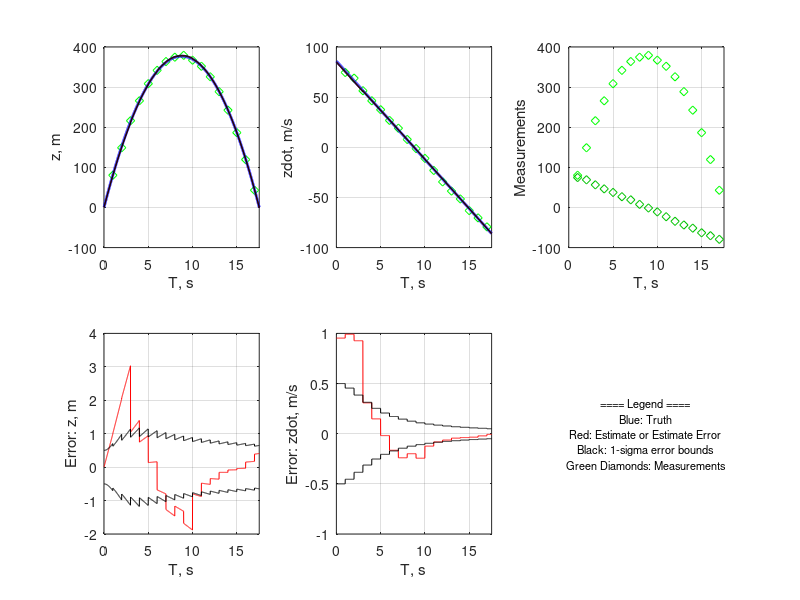

Write MATLAB code to recreate this figure.
% ekf_driver.m
%
% Driver for Extended Kalman Filter simulation
%   Truth:
%     x:     True state vector, length n (nx1 column vector)
%     ymeas: Measurement vector, length m (mx1 column vector)
%   EKF Estimate:
%     xhat: Estimated state vector, nx1
%     P: Error covariance matrix, nxn
%     Q: Process noise covariance matrix, nxn
%     R: Measurement noise covariance matrix, mxm
%
% Code structure:
%    Initialize parameters, truth, EKF, logging, etc.
%    Time loop
%       Propagate Truth
%       Acquire measurement (if applicable)
%       Perform EKF
%       Log data
%    End time loop
%    Make plots
%
% Developed for JHU EP 525.661, UAV Systems & Control
%   

% Set simulation parameters
dt = .01;   % Sim time step, s
tMax = 20;  % Max time, s
g = 9.81;

% Define x state names (succinctly for plot labels)
xNames={'z, m', 'zdot, m/s'};
%xNames{end+1}='zdot, m/s';

% Set true initial state vector (nx1 if multidimensional)
x = [0; 85+1*randn];
len = length(x);
sigma_trueProcessNoise = [0; 0]; % nx1 (units of states)

% Set measurement parameters:
sigma_trueMeasNoise = [1.5;1.5]; % mx1 (units of measurements)
dtMeas=1; % measurement time interval, s
tNextMeas=dtMeas; % specifies next measurement time

% Initialize EKF (tuning parameters, initial estimate & uncertainty)
%  Note: EKF designer may or may not accurately know the true statistics.
sigma_ekfInitUncertainty = [0.5; 0.5]; % nx1 (units of states)
sigma_ekfProcessNoise =[0.001; 0.001]; % nx1 (units of states)
sigma_ekfMeasNoise = sigma_trueMeasNoise;
P = diag(sigma_ekfInitUncertainty.^2); % nxn (Initial P)
Q = diag(sigma_ekfProcessNoise.^2); % nxn
R = diag(sigma_ekfMeasNoise.^2); % mxm
xhat = [0; 85]; % nx1 (Initial xhat)

% For retaining history
tHistory = []; % Time vector
xHistory = []; % True state vectors (n columns)
yHistory = []; % True measurement vectors (m columns)
xhatHistory = []; % Estimated measurement vectors (n columns)
pHistory = []; % P diagonal elements (n columns)

% Time Loop
t=0;
while t<tMax

    %============================
    % True state propagation
    
    % Define state derivatives, xdot = f(x,...) + process noise
    fTrue = [x(2); -g];
    xdot = fTrue + sigma_trueProcessNoise/sqrt(dt).*randn(size(sigma_trueProcessNoise));

    % Propagate states and time
    x = x + xdot*dt;        % simple Euler integration
    t = t + dt;                 

    % Stopping criteria (e.g. if altitude<0 )
    if x(1)<=0
        break;
    end
    
    %============================
    % Periodically perform actual noisy measurement
    %   ymeas: actual measurement (mx1 if multidimensional)
    if t>=tNextMeas
        hTrue = x; % Perfect measurement (prior to adding noise)
        ymeas = hTrue + sigma_trueMeasNoise.*randn(size(sigma_trueMeasNoise));
        meas_available=1;
        tNextMeas = t+dtMeas-dt/2; % Determine next meas. time (dt/2 accounts for rounding errors)
    else
        % Set to nan vector if no measurement available
        ymeas=nan*ones(size(sigma_trueMeasNoise));    
        meas_available=0;
    end

    %==================
    % EKF processing
    
    % Propagation of previous state estimate to current time
    N=10; % Number of sub-steps for propagation each sample period
    for counter=1:N % Prediction step (N sub-steps)
        % Define state derivatives model f(), where xhatDot = f(xhat,...)
        f = [xhat(2); -g]; % nx1 (function of xhat, not x)
        
        % Define A, Linearization (Jacobian) of f(xhat,...) wrt xhat  (nxn matrix)
        A = [0 1; 0 0]; % nxn (function of xhat, not x)
        
        % State estimate propagate to sub-step N
        xhat = xhat + (dt/N)*f; % function of "dt", not "dtMeas"
        
        % Covariance matrix propagated to sub-step N
        P = P + (dt/N)*(A*P + P*A' + Q); % function of "dt", not "dtMeas"
        P = real(.5*P + .5*P'); % Make sure P stays real and symmetric
    end
    
    % State estimate correction at measurement
    if meas_available
        % Note: ymeas is the mx1 vector of actual measurements
        
        % Mathematical model of measurements based on xhat: yhat=h(xhat,...)
        h = xhat; % mx1 (function of xhat, not x) 
        
        % Define C: Linearization (Jacobian) of h(xhat,...) wrt xhat (mxn matrix)
        C = [1 0; 0 1]; % mxn (function of xhat, not x)
        
        % Kalman Gain matrix, nxm
        %  L: weightings to map measurement residuals into state estimates
        L = (P*C')/(C*P*C' + R);
        
        % States updated with measurement information
        xhat = xhat + L*(ymeas - h); % function of xhat, L, ymeas and h
        
        % Covariance matrix updated with measurement information
        I = eye(length(xhat)); % nxn identity matrix
        P = (I - L*C)*P; % function of I, L, C & P
        P = real(.5*P + .5*P'); % Make sure P stays real and symmetric        
    end

    %====================
    % Retain history
    tHistory(end+1,:) = t';    
    xHistory(end+1,:) = x';       
    yHistory(end+1,:) = ymeas';
    xhatHistory(end+1,:) = xhat';
    pHistory(end+1,:) = diag(P)';

end

% Plotting (ugly, but hopefully general enough to work for most cases without modification)
if 1
    for n=1:length(x)
        if length(xNames)<n, xNames{n}=sprintf('State %d',n); end
        subplot(2,length(x)+1,n); 
        try, for m=1:size(C,1), if C(m,n)==1, plot(tHistory,yHistory(:,m),'gd'); hold on; end; end; end
        hPlot=plot(tHistory,xHistory(:,n),'b',tHistory,xhatHistory(:,n),'r',tHistory,xhatHistory(:,n)+sqrt(pHistory(:,n)),'k',tHistory,xhatHistory(:,n)-sqrt(pHistory(:,n)),'k');
        set(hPlot(1),'linewidth',2);
        hold off
        grid on; xlabel('T, s'); ylabel(xNames{n});
        xlim([0 max(tHistory)])
        subplot(2,length(x)+1,length(x)+1+n); 
        plot(tHistory,xHistory(:,n)-xhatHistory(:,n),'r',tHistory,sqrt(pHistory(:,n)),'k',tHistory,-sqrt(pHistory(:,n)),'k')
        grid on; xlabel('T, s'); ylabel(['Error: ' xNames{n}]);
        xlim([0 max(tHistory)])
    end
    subplot(2,length(x)+1,length(x)+1); 
    plot(tHistory,yHistory(:,1),'gd'); for m=2:size(ymeas,1), hold on; plot(tHistory,yHistory(:,m),'d','color',[0 .25+.75*rand 0]); hold off; end
    grid on; ylabel('Measurements'); xlabel('T, s')
    xlim([0 max(tHistory)])
    subplot(2,length(x)+1,2*(length(x)+1))
    cla; axis([-1 1 -1 1]); 
    hL=text(0,0,{'==== Legend ====','Blue: Truth','Red: Estimate or Estimate Error','Black: 1-sigma error bounds','Green Diamonds: Measurements'}); 
    set(hL,'horizontalAlignment','center','verticalAlignment','middle','fontsize',8);
    axis off
end
